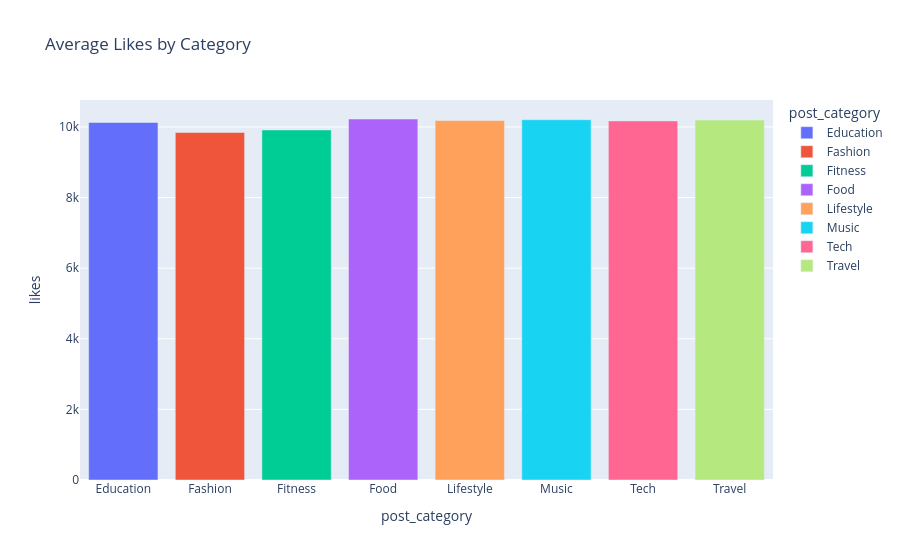

Write notebook code for a chart like this one.
### Code cell
# Bar Chart

average_likes = df.groupby(
    'post_category'
)['likes'].mean().reset_index()

fig = px.bar(
    average_likes,
    x='post_category',
    y='likes',
    color='post_category',
    title='Average Likes by Category'
)

fig.show()

### Figure 1 — Plotly figure (JSON) as saved in the notebook; plotly's stock layout.template omitted (floating-point values rounded to 4 significant figures)
{"data": [{"hovertemplate": "post_category=%{x}<br>likes=%{y}<extra></extra>", "legendgroup": "Education", "marker": {"color": "#636efa", "pattern": {"shape": ""}}, "name": "Education", "orientation": "v", "showlegend": true, "textposition": "auto", "type": "bar", "x": ["Education"], "xaxis": "x", "y": [10130.0], "yaxis": "y"}, {"hovertemplate": "post_category=%{x}<br>likes=%{y}<extra></extra>", "legendgroup": "Fashion", "marker": {"color": "#EF553B", "pattern": {"shape": ""}}, "name": "Fashion", "orientation": "v", "showlegend": true, "textposition": "auto", "type": "bar", "x": ["Fashion"], "xaxis": "x", "y": [9843.0], "yaxis": "y"}, {"hovertemplate": "post_category=%{x}<br>likes=%{y}<extra></extra>", "legendgroup": "Fitness", "marker": {"color": "#00cc96", "pattern": {"shape": ""}}, "name": "Fitness", "orientation": "v", "showlegend": true, "textposition": "auto", "type": "bar", "x": ["Fitness"], "xaxis": "x", "y": [9915.0], "yaxis": "y"}, {"hovertemplate": "post_category=%{x}<br>likes=%{y}<extra></extra>", "legendgroup": "Food", "marker": {"color": "#ab63fa", "pattern": {"shape": ""}}, "name": "Food", "orientation": "v", "showlegend": true, "textposition": "auto", "type": "bar", "x": ["Food"], "xaxis": "x", "y": [10230.0], "yaxis": "y"}, {"hovertemplate": "post_category=%{x}<br>likes=%{y}<extra></extra>", "legendgroup": "Lifestyle", "marker": {"color": "#FFA15A", "pattern": {"shape": ""}}, "name": "Lifestyle", "orientation": "v", "showlegend": true, "textposition": "auto", "type": "bar", "x": ["Lifestyle"], "xaxis": "x", "y": [10180.0], "yaxis": "y"}, {"hovertemplate": "post_category=%{x}<br>likes=%{y}<extra></extra>", "legendgroup": "Music", "marker": {"color": "#19d3f3", "pattern": {"shape": ""}}, "name": "Music", "orientation": "v", "showlegend": true, "textposition": "auto", "type": "bar", "x": ["Music"], "xaxis": "x", "y": [10210.0], "yaxis": "y"}, {"hovertemplate": "post_category=%{x}<br>likes=%{y}<extra></extra>", "legendgroup": "Tech", "marker": {"color": "#FF6692", "pattern": {"shape": ""}}, "name": "Tech", "orientation": "v", "showlegend": true, "textposition": "auto", "type": "bar", "x": ["Tech"], "xaxis": "x", "y": [10170.0], "yaxis": "y"}, {"hovertemplate": "post_category=%{x}<br>likes=%{y}<extra></extra>", "legendgroup": "Travel", "marker": {"color": "#B6E880", "pattern": {"shape": ""}}, "name": "Travel", "orientation": "v", "showlegend": true, "textposition": "auto", "type": "bar", "x": ["Travel"], "xaxis": "x", "y": [10200.0], "yaxis": "y"}], "layout": {"barmode": "relative", "legend": {"title": {"text": "post_category"}, "tracegroupgap": 0}, "title": {"text": "Average Likes by Category"}, "xaxis": {"anchor": "y", "categoryarray": ["Education", "Fashion", "Fitness", "Food", "Lifestyle", "Music", "Tech", "Travel"], "categoryorder": "array", "domain": [0, 1], "title": {"text": "post_category"}}, "yaxis": {"anchor": "x", "domain": [0, 1], "title": {"text": "likes"}}}}
